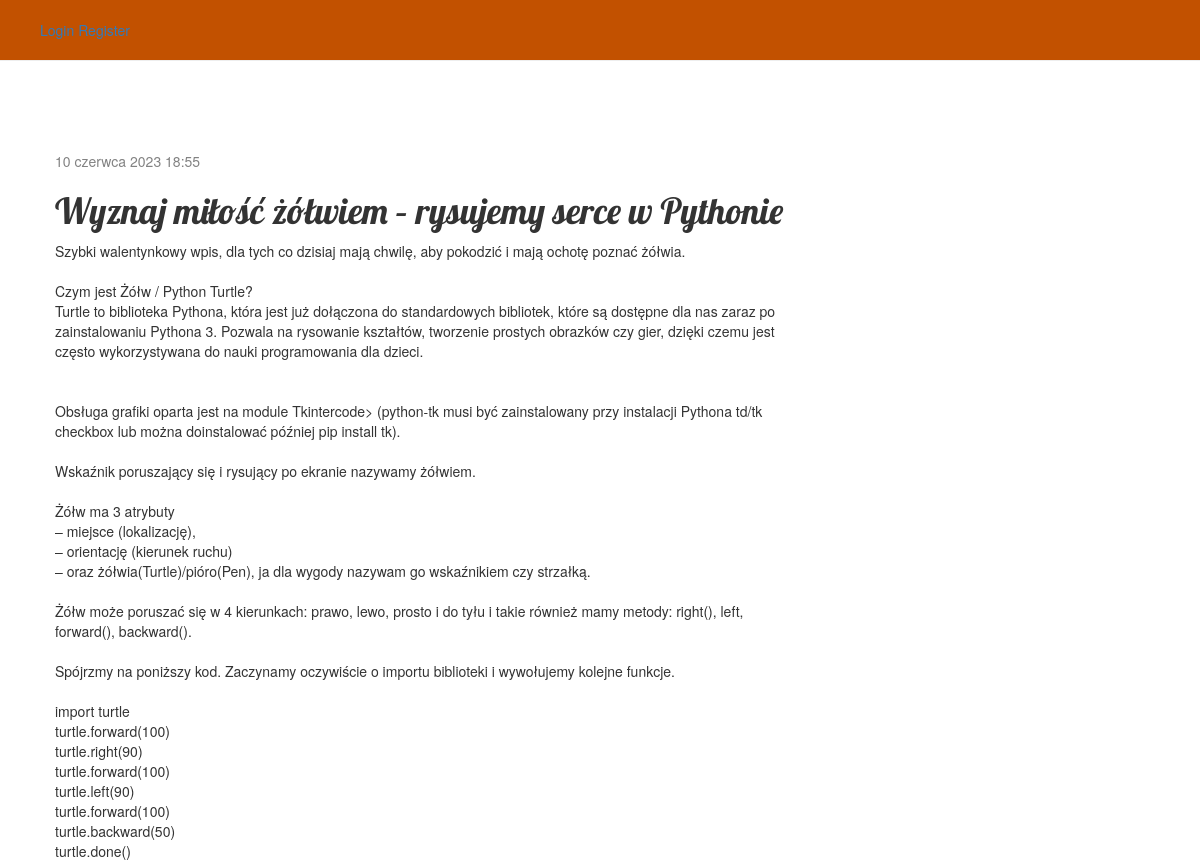
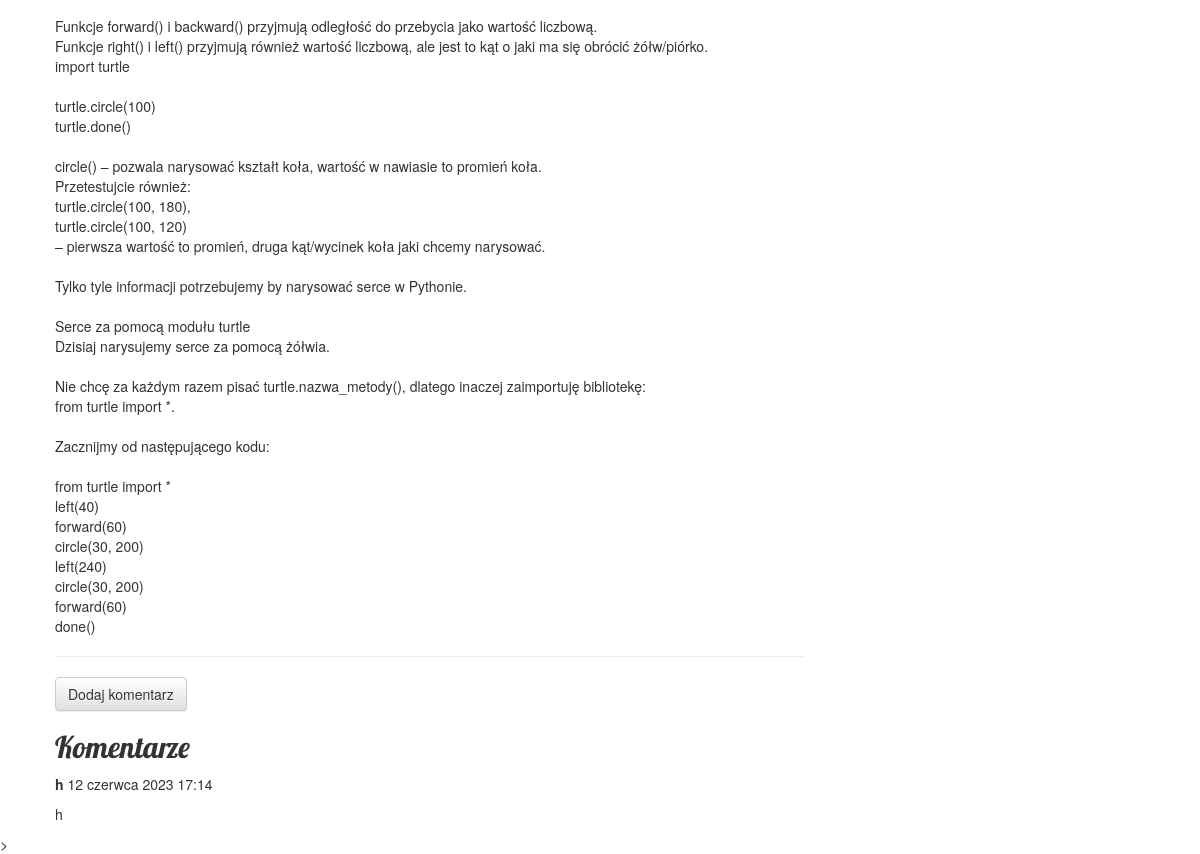
Before: /post/2/ with the older database file (2 pictures, top to bottom).
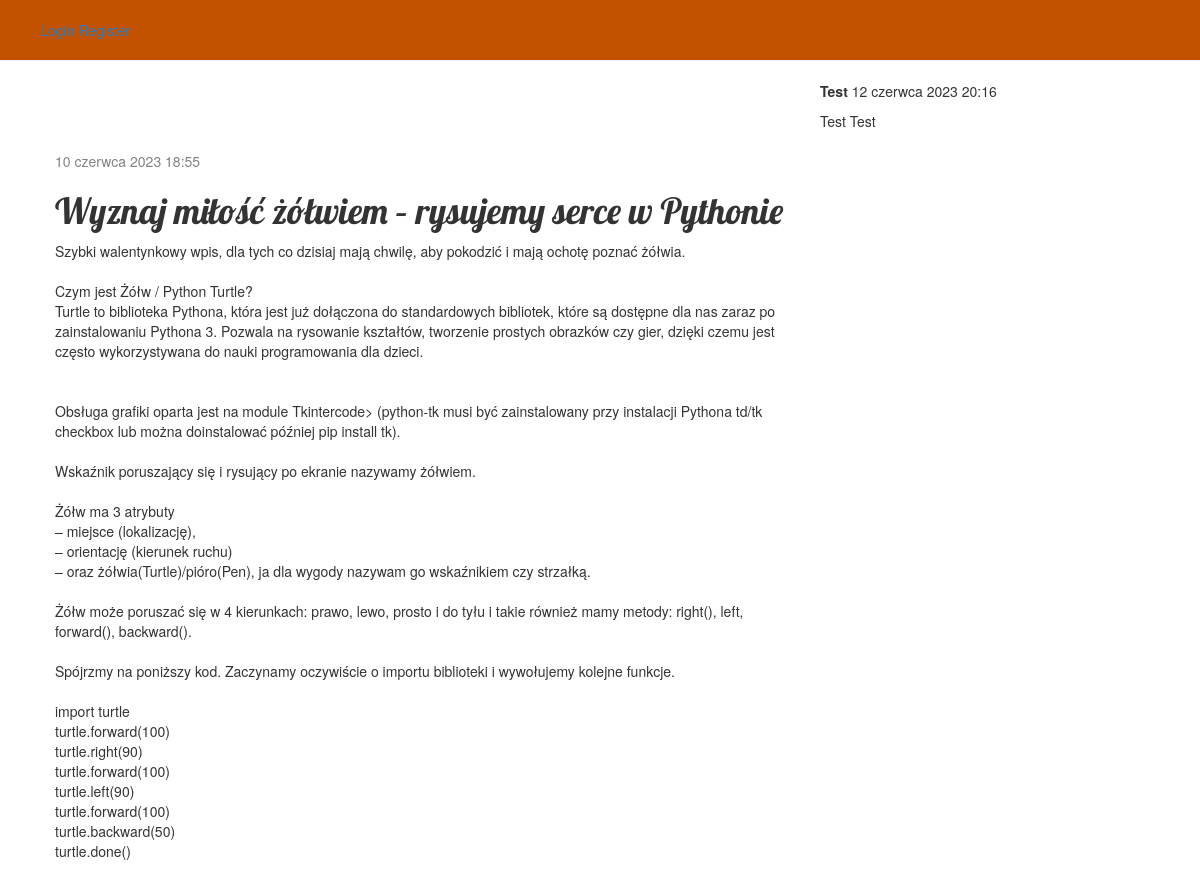
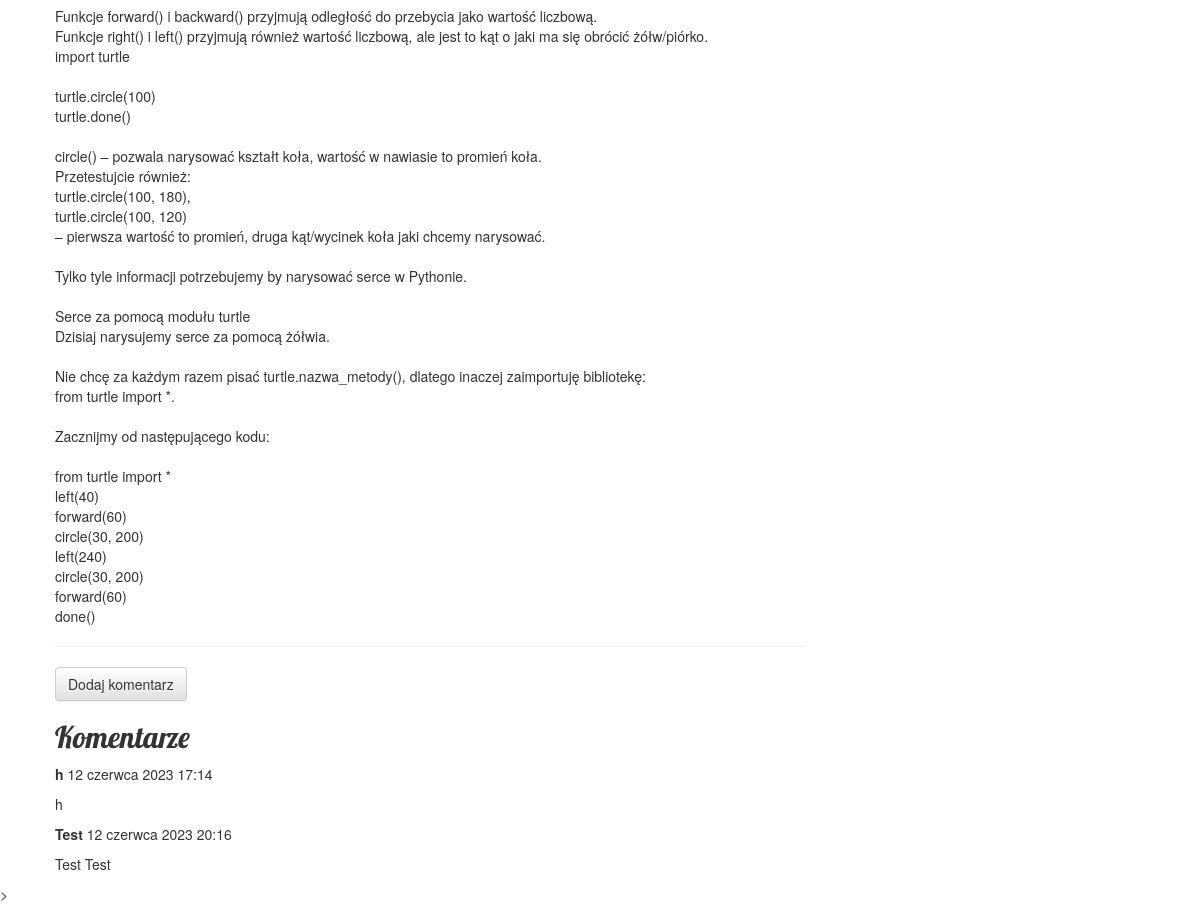
After: the same page with the newer database file (2 pictures, top to bottom).
### zal/models.py (models this page shows, shortened)
class Post(models.Model):
    author = models.ForeignKey(settings.AUTH_USER_MODEL, on_delete=models.CASCADE)
    title = models.CharField(max_length=200)
    text = models.TextField()
    created_date = models.DateTimeField(
            default=timezone.now)
    published_date = models.DateTimeField(
            blank=True, null=True)

class Comment(models.Model):
    post = models.ForeignKey(Post, on_delete=models.CASCADE, related_name='comments')
    author = models.CharField(max_length=200)
    text = models.TextField()
    created_date = models.DateTimeField(default=timezone.now)

### zal/views.py (the view)
# urls.py: path('post/<int:pk>/', views.post_detail, name='post_detail'),
def post_detail(request, pk):
    post = get_object_or_404(Post, pk=pk)
    comments = post.comments.all()
    return render(request, 'zal/post_detail.html', {'post': post, 'comments': comments})

### zal/templates/zal/post_detail.html (shortened to what this page needs)
{% extends 'zal/base.html' %}
{% block content %}
        {% if post.published_date %}
        <div class="date">
        {{ post.published_date }}
    </div>
        {% endif %}
        <h1>{{ post.title }}</h1>
        <p>{{ post.text|linebreaksbr }}</p>
    <hr>
    <div data-gb-custom-block data-tag="empty">
        <a class="btn btn-default" href="{% url 'add_comment_to_post' pk=post.id %}" data-0='add_comment_to_post'> Dodaj komentarz</a>
    <h2> Komentarze </h2>
    {% for comment in comments %}
    <div class="comment">
        <p><strong>{{ comment.author }}</strong> {{ comment.created_date }}</p>
        <p>{{ comment.text|linebreaksbr }}</p>
    </div>
</div>
{% endfor %}
{% endblock %}

### zal/templates/zal/base.html (shortened to what this page needs)
{% load static %}
<html>
    <head>
        <link rel="stylesheet" href="//maxcdn.bootstrapcdn.com/bootstrap/3.2.0/css/bootstrap.min.css">
        <link rel="stylesheet" href="//maxcdn.bootstrapcdn.com/bootstrap/3.2.0/css/bootstrap-theme.min.css">
        <link rel="stylesheet" href="{% static 'css/zal.css' %}">
    </head>
    <body>
        <div class="page-header">
              <a href="{% url 'login' %}">Login</a>
        <a href="{% url 'register' %}">Register</a>
        </div>
   <div class="content container">
        <div class="row">
            <div class="col-md-8">
                 {% block content %}{% endblock %}
            </div>
        </div>
    </div>
    </body>>
</html>

### zal/static/css/zal.css (style rules this page uses)
.page-header { background-color: #C25100; margin-top: 0; padding: 20px 20px 20px 40px; }
.content { margin-left: 40px; }
h1, h2, h3, h4 { font-family: 'Lobster', cursive; }
.date { color: #828282; }

Changed rows visible on the page:
added Comment: author "Test", created_date "12 czerwca 2023 20:16", text "Test Test"
added Comment: author "Test", created_date "12 czerwca 2023 20:16", text "Test Test"
